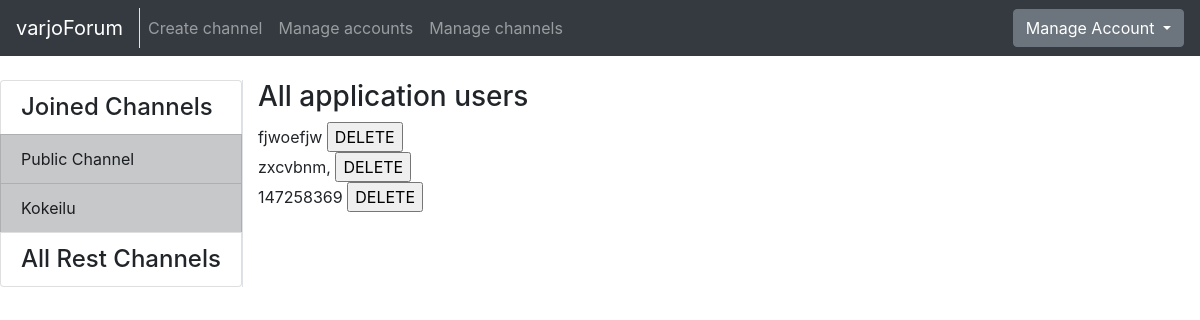
Page /auth/allAccount/ (signed in) on the earlier database version.
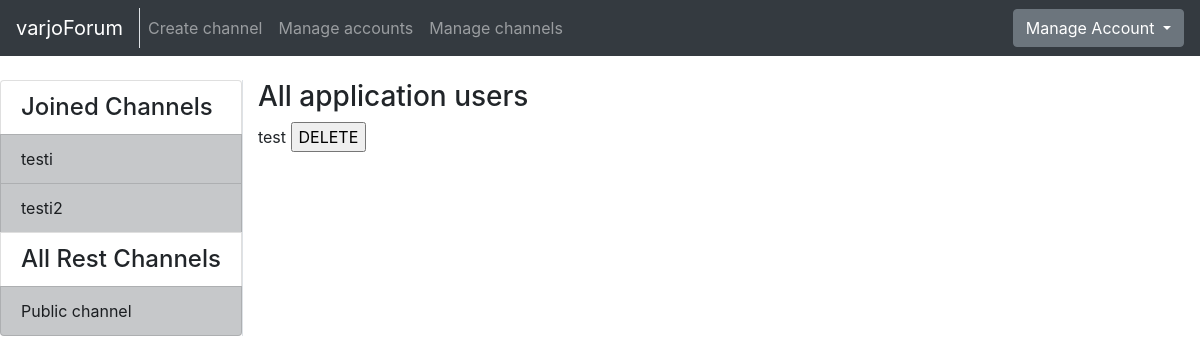
Same page on the later database version.
### application/channels/models.py (models this page shows, shortened)
class Channel(Base):
    name = db.Column(db.String(144), nullable=False)
    introduction = db.Column(db.Text, nullable=False)
    messages = db.relationship("Message", backref='Channel', lazy=True)
    accounts = db.relationship('Account', secondary=accounts, lazy='subquery',
        backref=db.backref('channels', lazy=True))
    @staticmethod
    def get_my_channels(account_id):
        stmt = text("SELECT Channel.id, Channel.name"
                    " FROM Channel, Account, Accounts"
                    " WHERE Channel.id = Accounts.channel_id"
                    " AND Account.id = Accounts.account_id"
                    " AND Account.id = :account_id").params(account_id=account_id)
        res = db.engine.execute(stmt)
        response = []
        for row in res:
            response.append({"channel_id":row[0], "channel_name":row[1]})
        return response
    @staticmethod
    def get_channels_where_not_in(account_id):
        stmt = text("SELECT channel.id, channel.name"
                    " FROM Channel"
                    " WHERE Channel.id NOT IN ("
                        " SELECT Channel.id"
                            " FROM Channel, Account, Accounts"
                            " WHERE Channel.id = Accounts.channel_id"
                            " AND Account.id = Accounts.account_id"
                            " AND Account.id = :account_id"
                    " )").params(account_id=account_id)
        res = db.engine.execute(stmt)
        response = []
        for row in res:
            response.append({"id":row[0], "name":row[1]})
        return response

### application/auth/models.py (models this page shows, shortened)
class Account(Base):
  username = db.Column(db.String(144), nullable=False)
  password = db.Column(db.String(144), nullable=False)
  motto = db.Column(db.String(144), nullable=False)
  admin = db.Column(db.Boolean, nullable=False)
  email = db.Column(db.String(144), nullable=False)
  messages = db.relationship("Message", backref='account', lazy=True)
  comments = db.relationship("Comment", backref='account', lazy=True)

### application/auth/views.py (the view)
@app.route("/auth/allAccount/", methods=["GET"])
@login_required
def account_list():
  if current_user.admin == False:
    return redirect(url_for("messages_index"))
  if request.method == "GET":
    return render_template("auth/list.html", accounts = Account.query.all(),
     my_channels=Channel.get_my_channels(current_user.id),
     all_channels=Channel.get_channels_where_not_in(current_user.id))

### application/__init__.py (called while the page is built)
@login_manager.user_loader
def load_user(account_id):
  return Account.query.get(account_id)

### application/templates/auth/list.html
{% extends "layout.html" %}
{% block body %}
<h3>All application users</h3>
  {% for account in accounts %}
    {% if account.admin == False %}
      <form method="POST" action="{{ url_for('accounts_delete', account_id=account.id) }}" name="accountform">
        <span>{{ account.username }}</span>
        <input type="submit" value="DELETE" />
      </form>
      {% endif %}
  {% endfor %}
{% endblock %}

### application/templates/layout.html (shortened to what this page needs)
<!DOCTYPE html>
  <html>
    <head>
      <link rel="stylesheet" href="https://maxcdn.bootstrapcdn.com/bootstrap/4.0.0/css/bootstrap.min.css">
    </head>
    <body>
      <nav class="navbar navbar-expand-md navbar-dark bg-dark mb-4">
        <div class="border-right">
          <a class="navbar-brand" href="{{ url_for('index') }}">varjoForum</a>
        </div>
        <div class="collapse navbar-collapse" id="navbarCollapse">
          <ul class="navbar-nav mr-auto">
            {% if current_user.is_authenticated %}
              <li class="nav-item">
                <a class="nav-link" href="{{ url_for('channel_form') }}">Create channel</a>
              </li>
            {% endif %}
            {% if current_user.admin == True %}
              <li class="nav-item">
                <a class="nav-link" href="{{ url_for('account_list') }}">Manage accounts</a>
              </li>
              <li class="nav-item">
                <a href="{{ url_for('channel_manager') }}" class="nav-link">Manage channels</a>
              </li>
            {% endif %}
          </ul>
            <div class="btn-group">
              <button type="button" class="btn btn-secondary dropdown-toggle" data-toggle="dropdown" aria-haspopup="true" aria-expanded="false">
                {% if current_user.is_authenticated %}
                  Manage Account
                {% else %}
                  Login
                {% endif %}
              </button>
            </div>
        </div>
      </nav>
      <div class="container-fluid" >
        <div class="row">
            <div class="border-right">
              <div class="col-sx" >
                <div style="float: left">
                  <div class="list-group">
                  {% if current_user.is_authenticated %}
                    {% if my_channels %}
                    <h4 class="list-group-item">Joined Channels</h4>
                    {% endif %}
                    {% for my_channel in my_channels %}
                        <a href="{{ url_for('one_channel_index', channel_id=my_channel.channel_id, sort='first') }}"
                            class="list-group-item list-group-item-action list-group-item-dark">
                        {{ my_channel.channel_name }}
                        </a>
                    {% endfor %}
                    <h4 class="list-group-item">All Rest Channels</h4>
                {% else %}
                {% if all_channels %}
                <h4 class="list-group-item">All Channels</h4>
                {% endif %}
                {% endif %}
                {% for channel in all_channels %}
                <a href="{{ url_for('one_channel_index', channel_id=channel.id, sort='first') }}"
                    class="list-group-item list-group-item-action list-group-item-dark">
                  {{ channel.name }}
                </a>
                {% endfor %}
              </div>
              </div>
              </div>
          </div>
          <div class="col">
            {% block body %}{% endblock %}
          </div>
        </div>
    </body>
  </html>

Differences in the rows shown:
removed Channel: channel_name "Kokeilu", shown under "Joined Channels"
removed Account: username "fjwoefjw"
removed Account: username "zxcvbnm,"
removed Account: username "147258369"
added Channel: channel_name "testi", shown under "Joined Channels"
added Channel: channel_name "testi2", shown under "Joined Channels"
changed Channel: moves from the list under "Joined Channels" to the list under "All Rest Channels"
added Account: username "test"
